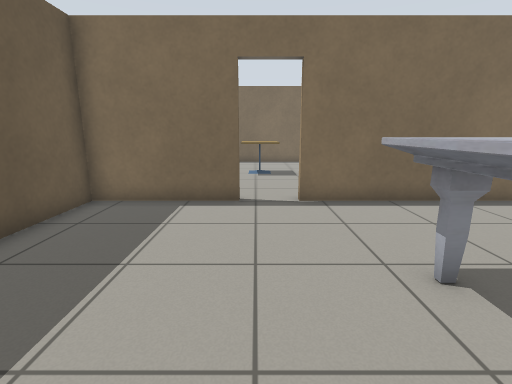
View 1 (above)

24 first-person views from a walk through a Gazebo world. The camera is 1 m above the floor, tilts 12° down and sees 85° across. The lines on the ground mark 1 m squares. The floor is counted in squares, 0.5 m on a side. Each view is taken from the middle of a square. On the plan, view 1 faces up. The plan holds only what a view shows up to about 17 squares ahead; the rest is blank. Gazebo's built-in surfaces are drawn with simple patterns. Some surface patterns are stand-ins.

View 2
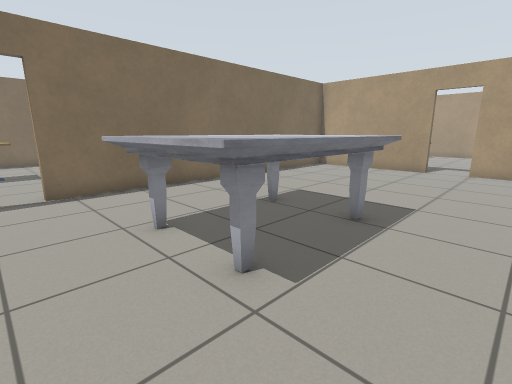

View 3
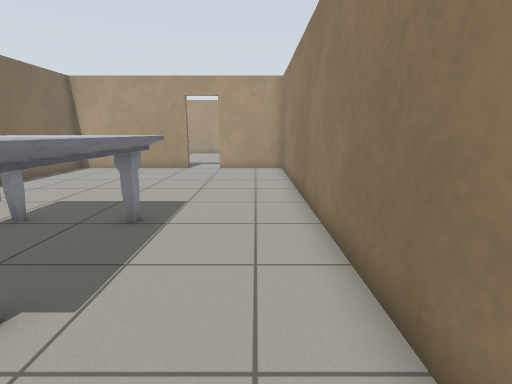

View 4
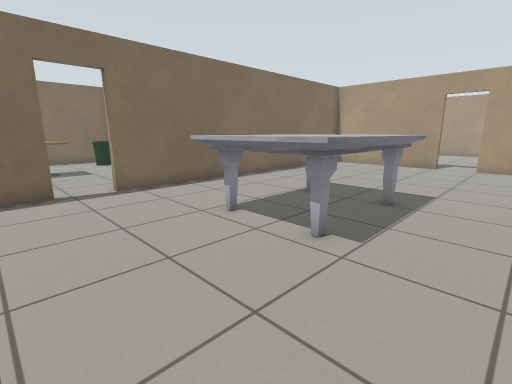

View 5
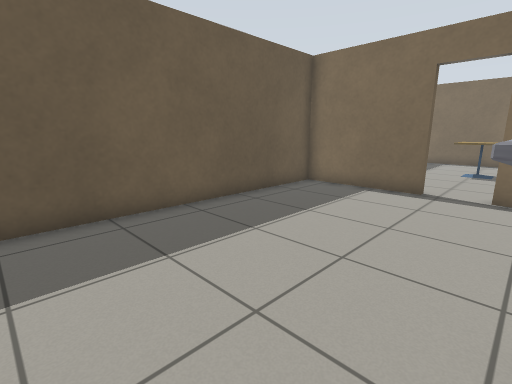

View 6
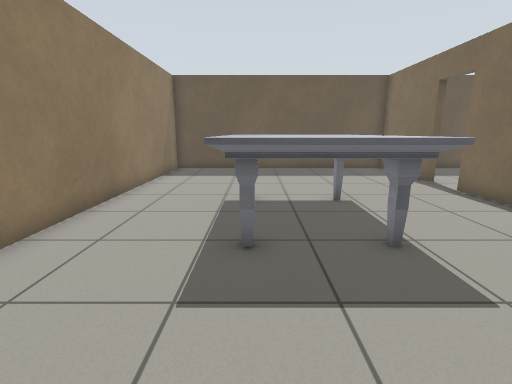

View 7
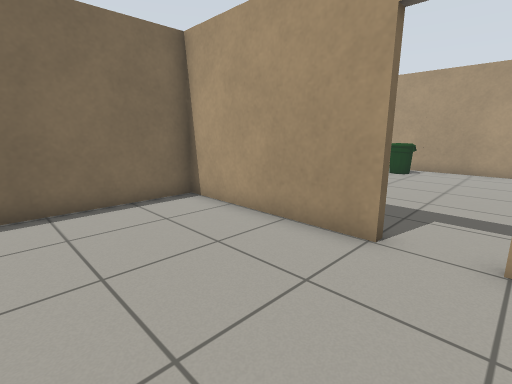

View 8
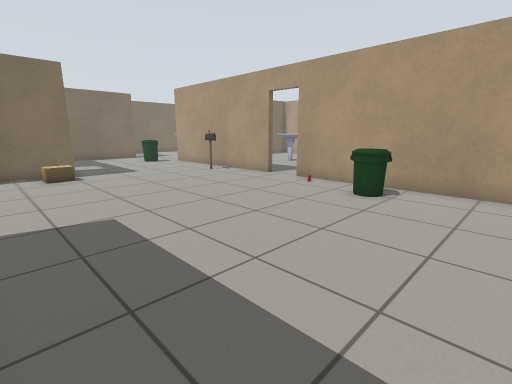

View 9
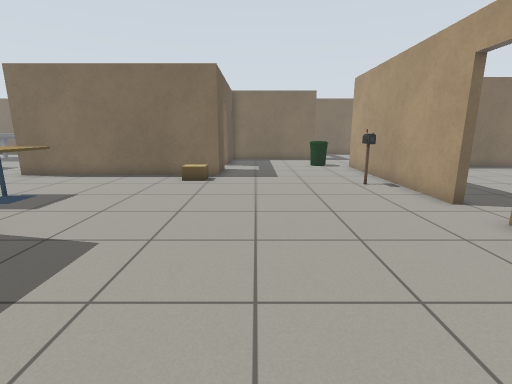

View 10
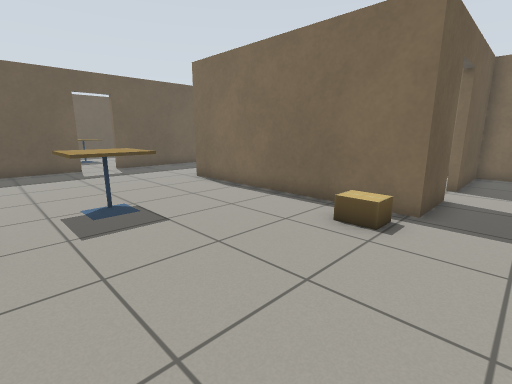

View 11
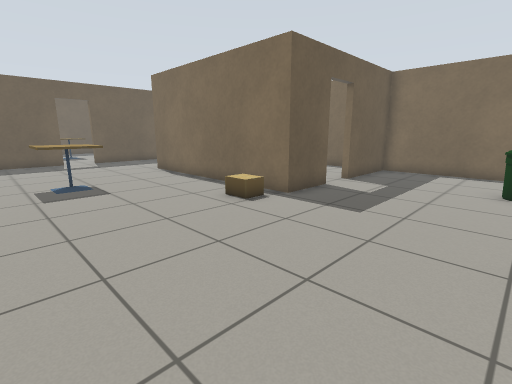

View 12
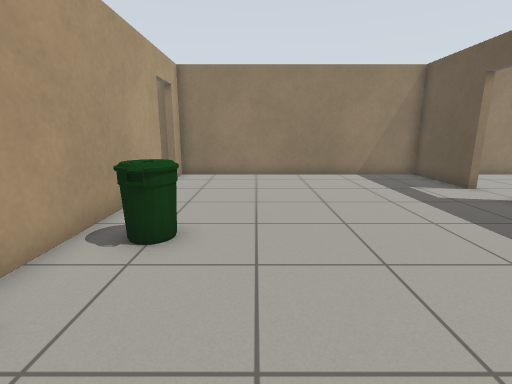

View 13
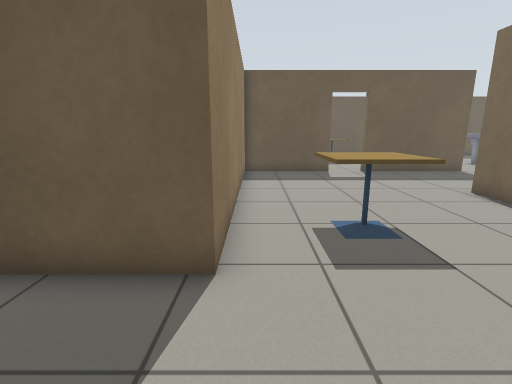

View 14
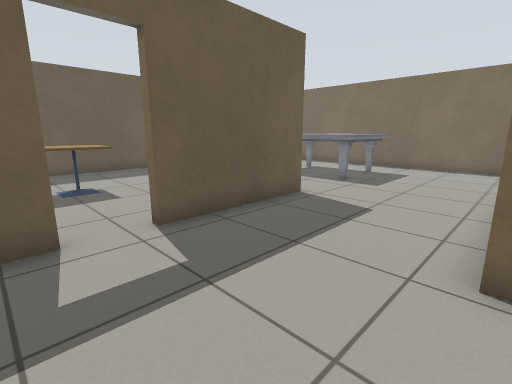

View 15
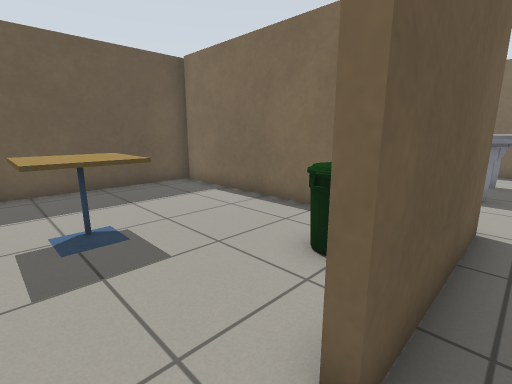

View 16
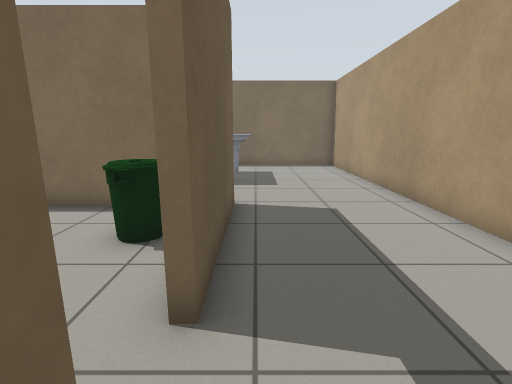

View 17
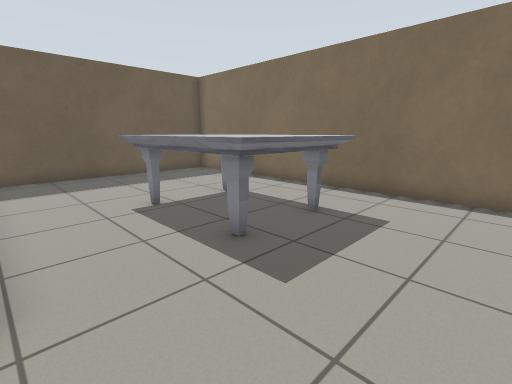

View 18
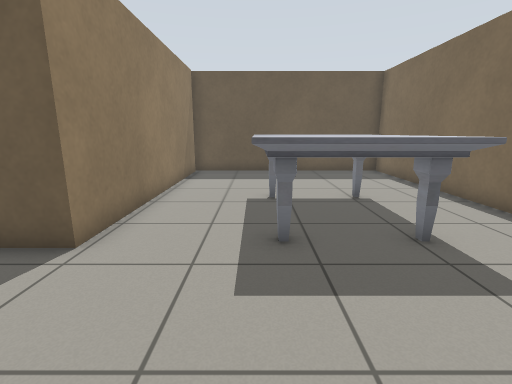

View 19
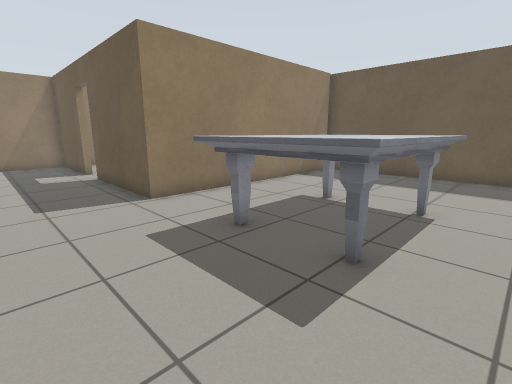

View 20
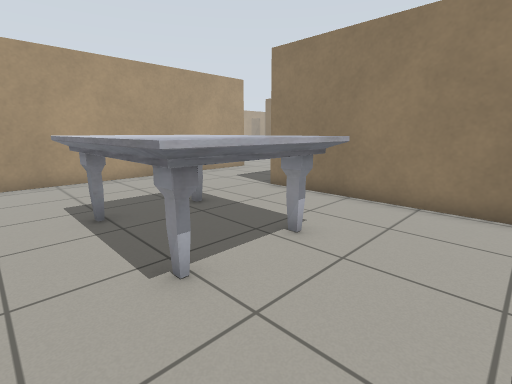

View 21
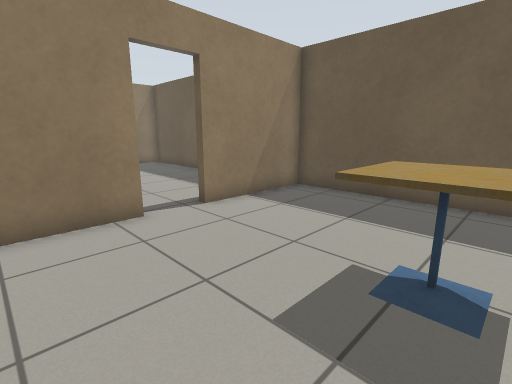

View 22
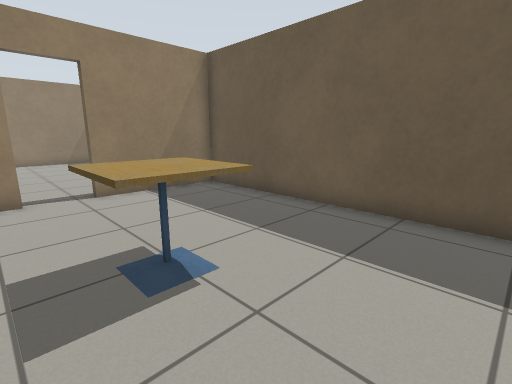

View 23
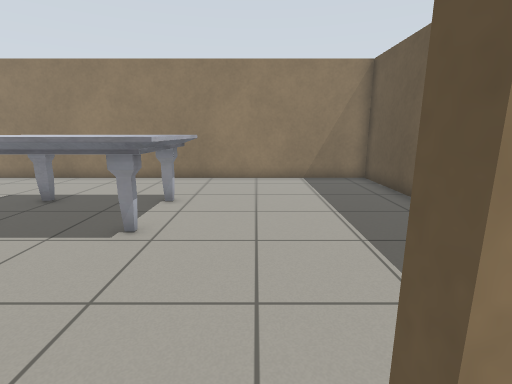

View 24
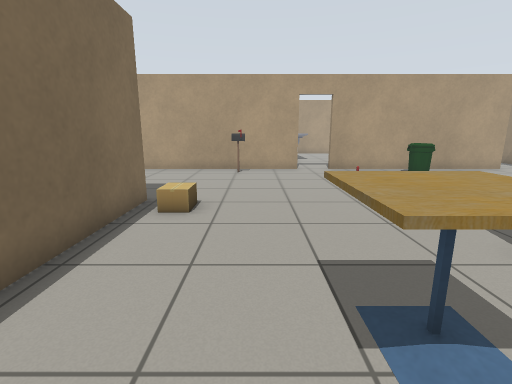

### Floor plan
Ten units are one square. View 1 is at (0, 0); x grows to the right and y downward. Boxes are objects, and circles mark ways between rooms. Rooms are numbered by the first view taken in them; rooms with no view inside come last. Other rooms are left out.
<svg viewBox="-54 -299 339 339">
<path fill="none" stroke="#000" d="M-5 -81 -49 -81 -49 35 160 35 160 -1M160 -18 160 -81 13 -81M202 -187 202 -163 107 -163 107 -215M276 -107 276 -198M163 -1 163 35 276 35M54 -129 54 -84 163 -84 163 -53M276 7 276 -89M252 -245 202 -245 202 -204M54 -198 54 -146M107 -215 107 -294 -49 -294 -49 -199M-48 -198 54 -198M13 -84 40 -84M34 -195 -46 -195M-49 -199 -49 -84 -5 -84"/>
<rect x="15" y="-45" width="60" height="50" fill="#bbb"><title>marble table</title></rect>
<rect x="125" y="-125" width="30" height="30" fill="#bbb"><title>cafe table</title></rect>
<rect x="185" y="-155" width="20" height="10" fill="#bbb"><title>cardboard box</title></rect>
<rect x="245" y="-215" width="20" height="20" fill="#bbb"><title>bin</title></rect>
<rect x="255" y="-55" width="20" height="20" fill="#bbb"><title>bin</title></rect>
<rect x="255" y="-145" width="10" height="10" fill="#bbb"><title>postbox</title></rect>
<rect x="265" y="-85" width="10" height="10" fill="#bbb"><title>other object</title></rect>
<rect x="5" y="-275" width="60" height="50" fill="#bbb"><title>marble table</title></rect>
<rect x="-15" y="-155" width="30" height="30" fill="#bbb"><title>cafe table</title></rect>
<rect x="25" y="-185" width="20" height="20" fill="#bbb"><title>bin</title></rect>
<circle cx="160" cy="-10" r="3" fill="#2a7"/>
<circle cx="5" cy="-80" r="3" fill="#2a7"/>
<circle cx="80" cy="-208" r="3" fill="#2a7"/>
<circle cx="50" cy="-135" r="3" fill="#2a7"/>
<text x="50" y="-30">1</text>
<text x="190" y="-110">2</text>
<text x="30" y="-250">3</text>
<text x="0" y="-140">4</text>
</svg>
Room 1 opens to room 2. Room 1 opens to room 4. Room 2 opens to room 3. Room 2 opens to room 4.

Where each view was taken, in squares from view 1:
view 1: 0 up, 0 right, facing up
view 2: 2 down, 0 right, facing up-right
view 3: 2 down, 0 right, facing right
view 4: 2 down, 2 left, facing up-right
view 5: 2 down, 2 right, facing up-left
view 6: 1 up, 11 right, facing left
view 7: 0 up, 11 right, facing up-right
view 8: 1 up, 17 right, facing up-right
view 9: 3 up, 22 right, facing up
view 10: 9 up, 22 right, facing up-left
view 11: 9 up, 26 right, facing up-left
view 12: 10 up, 24 right, facing down
view 13: 9 up, 20 right, facing left
view 14: 12 up, 11 right, facing up-left
view 15: 13 up, 6 right, facing up-left
view 16: 12 up, 6 right, facing up
view 17: 20 up, 9 right, facing up-left
view 18: 23 up, 10 right, facing left
view 19: 28 up, 9 right, facing down-left
view 20: 28 up, 2 left, facing down-right
view 21: 15 up, 4 right, facing down-left
view 22: 18 up, 2 right, facing down-left
view 23: 9 up, 0 right, facing down
view 24: 13 up, 12 right, facing right
